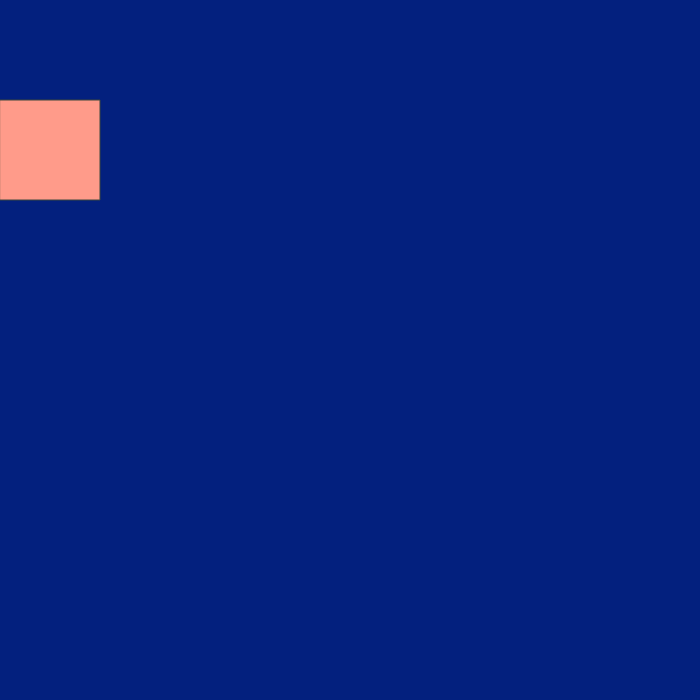
Frame 1 (no input)
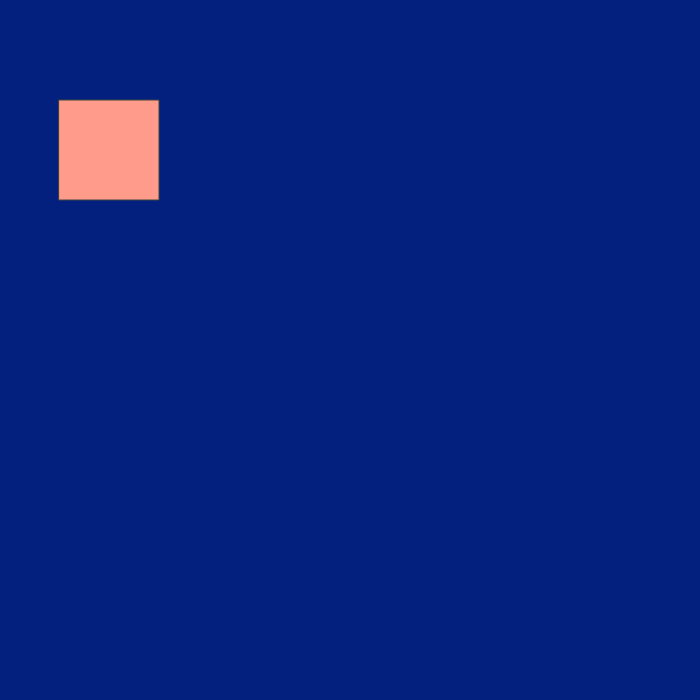
Frame 60 (no input)
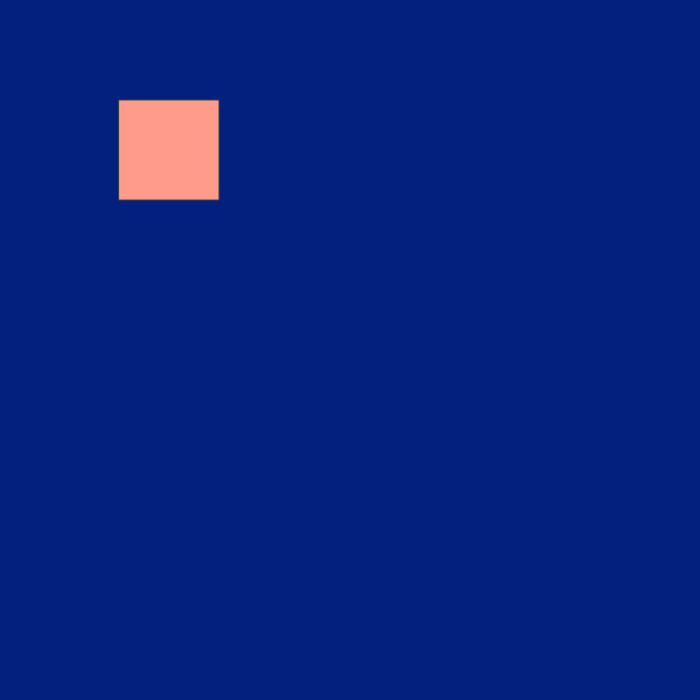
Frame 120 (the mouse pressed at the canvas centre since frame 60)

The p5.js sketch that drew these frames (run headless with seeded random() and noise() and a simulated clock; from frame 60 on, the mouse is pressed at the canvas centre):

// p5.js sketch
// ── sketch.js
var rectangle = {
  x : 0 ,
  y : 100 ,
  diameter : 100
};

var circle = {
  x : 10,
  y : 50 ,
  diameter : 200
}

function setup() {
  createCanvas(700, 700)
}

function draw() {
  //background
  background(3, 32, 126)
  
  //rectangle
  fill (255, 155, 138)
  stroke (60, 70, 60)
  rect (rectangle.x ,rectangle.y, rectangle.diameter, rectangle.diameter)

  rectangle.x = rectangle.x + 1
  
  //circle
  fill (249, 232, 122)
  stroke (249, 232, 122)
  ellipse (circle.x ,circle.y, circle.diameter, circle.diameter)
  
  circle.y = circle.y + 1
  
}
